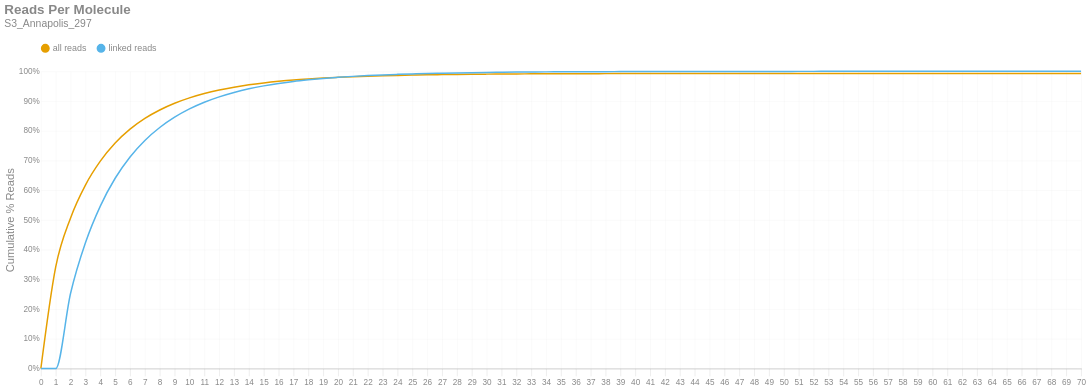

Write notebook code for a chart like this one.
### Markdown cell above
### Reads per Molecule
This chart shows the cumulative distribution of the number of reads per linked molecule. That is, how many alignments are associated with a unique molecule. This excludes the number of reads associated with invalid or absent linked-read barcodes. The `linked` histogram is the percentages recalculated when disregarding singletons.

### Code cell
if SKIPLR:
    print_html(f"Skipped")
else:
    counts = np.bincount(valids['reads'].cast(pl.Int64).to_numpy())
    weighted = counts * np.arange(len(counts))
    all_perc = weighted / n_reads
    linked_perc = weighted / n_linked_reads
    linked_perc[1] = 0
    binned_df = pl.DataFrame({
        'readsper': list(range(len(counts))),
        'all reads (cumsum)': np.cumsum(all_perc).tolist(),
        'linked reads (cumsum)': np.cumsum(linked_perc).tolist(),
    })

    with SafeRender(binned_df):
        (
            density_plot(binned_df, 'Reads Per Molecule', samplename, 'readspmol')
            .encode(
                x=alt.X('readsper:O', title=None).axis(labelAngle=0).scale(padding=0),
                y=alt.Y('value:Q', title='Cumulative % Reads').axis(format='%').stack(False),
                color=alt.Color("key:N").scale(domain=["all reads", "linked reads"]),
                tooltip=[
                    alt.Tooltip("key:N", title="Data Type"),
                    alt.Tooltip("readsper:O", title="Reads Per Molecule"),
                    alt.Tooltip("value:Q", format=".2%", title="% Reads (Cum.)")
                ]            
            )
        ).display()

### Figure 1 — Vega-Lite specification as saved in the notebook (floating-point values rounded to 4 significant figures)
{"width": "container", "height": 400, "config": {"title": {"anchor": "start", "dy": -15, "fontSize": 18, "color": "#888888", "subtitleColor": "#888888", "subtitleFontSize": 14}, "arc": {"fill": "#0072B2"}, "axis": {"domainColor": "#888888", "domainWidth": 0.5, "gridWidth": 0.2, "grid": false, "titleFontWeight": 400, "titleFontSize": 15, "labelFontSize": 11, "labelColor": "#888888", "tickColor": "#888888", "tickWidth": 0.2, "titleColor": "#888888"}, "axisBand": {"grid": false}, "axisX": {"grid": true, "tickSize": 10, "domainCap": "round"}, "axisY": {"domain": false, "grid": true, "tickSize": 0, "domainCap": "round"}, "background": "transparent", "header": {"labelFontSize": 15, "labelColor": "#888888", "titleFontSize": 15, "titleFontWeight": 600, "titleColor": "#888888"}, "legend": {"labelFont": "sans-serif", "labelFontSize": 12, "labelColor": "#888888", "symbolSize": 100, "symbolType": "circle", "titleFontSize": 12, "titlePadding": 10, "titleColor": "#888888", "title": null, "orient": "top"}, "range": {"category": ["#E69F00", "#56B4E9", "#009E73", "#F0E442", "#0072B2", "#D55E00", "#CC79A7", "#000000"], "diverging": ["#cfe8f3", "#a2d4ec", "#73bfe2", "#46abdb", "#1696d2", "#12719e"]}, "area": {"fill": "#0072B2", "fillOpacity": 0.7, "line": true, "strokeOpacity": 0.7}, "line": {"color": "#0072B2", "stroke": "#0072B2", "strokeWidth": 2}, "trail": {"color": "#0072B2", "stroke": "#0072B2", "strokeWidth": 0, "size": 1}, "point": {"filled": true, "fillOpacity": 1.0, "size": 95}, "text": {"color": "#888888", "fontSize": 11, "align": "right", "fontWeight": 400, "size": 11}, "bar": {"fill": "#0072B2", "stroke": null}, "view": {"stroke": null, "continuousWidth": 660, "continuousHeight": 400}}, "data": {"name": "data-c22074211c3255cd46e6605eb04a5a93"}, "mark": {"type": "line", "interpolate": "monotone", "point": {"opacity": 0, "size": 275}}, "encoding": {"color": {"field": "key", "scale": {"domain": ["all reads", "linked reads"]}, "type": "nominal"}, "tooltip": [{"field": "key", "title": "Data Type", "type": "nominal"}, {"field": "readsper", "title": "Reads Per Molecule", "type": "ordinal"}, {"field": "value", "format": ".2%", "title": "% Reads (Cum.)", "type": "quantitative"}], "x": {"axis": {"labelAngle": 0}, "field": "readsper", "scale": {"padding": 0}, "title": null, "type": "ordinal"}, "y": {"axis": {"format": "%"}, "field": "value", "stack": false, "title": "Cumulative % Reads", "type": "quantitative"}}, "params": [{"name": "param_c36ac31b6afebe62", "select": {"type": "point", "fields": ["key"]}, "bind": "legend"}], "title": {"text": "Reads Per Molecule", "subtitle": "S3_Annapolis_297"}, "transform": [{"fold": ["all reads (cumsum)", "linked reads (cumsum)"]}, {"calculate": "replace(datum.key, ' (cumsum)', '')", "as": "key"}, {"filter": {"param": "param_c36ac31b6afebe62"}}], "usermeta": {"embedOptions": {"downloadFileName": "S3_Annapolis_297.readspmol"}}, "$schema": "https://vega.github.io/schema/vega-lite/v6.1.0.json", "datasets": {"data-c22074211c3255cd46e6605eb04a5a93": [{"readsper": 0, "all reads (cumsum)": 0.0, "linked reads (cumsum)": 0.0}, {"readsper": 1, "all reads (cumsum)": 0.3419, "linked reads (cumsum)": 0.0}, {"readsper": 2, "all reads (cumsum)": 0.5068, "linked reads (cumsum)": 0.2533}, {"readsper": 3, "all reads (cumsum)": 0.6174, "linked reads (cumsum)": 0.4231}, {"readsper": 4, "all reads (cumsum)": 0.6978, "linked reads (cumsum)": 0.5466}, {"readsper": 5, "all reads (cumsum)": 0.7587, "linked reads (cumsum)": 0.6402}, {"readsper": 6, "all reads (cumsum)": 0.8054, "linked reads (cumsum)": 0.7119}, {"readsper": 7, "all reads (cumsum)": 0.8415, "linked reads (cumsum)": 0.7674}, {"readsper": 8, "all reads (cumsum)": 0.8699, "linked reads (cumsum)": 0.8109}, {"readsper": 9, "all reads (cumsum)": 0.8925, "linked reads (cumsum)": 0.8457}, {"readsper": 10, "all reads (cumsum)": 0.9106, "linked reads (cumsum)": 0.8735}, {"readsper": 11, "all reads (cumsum)": 0.9252, "linked reads (cumsum)": 0.8959}, {"readsper": 12, "all reads (cumsum)": 0.937, "linked reads (cumsum)": 0.9141}, {"readsper": 13, "all reads (cumsum)": 0.9467, "linked reads (cumsum)": 0.9289}, {"readsper": 14, "all reads (cumsum)": 0.9547, "linked reads (cumsum)": 0.9412}, {"readsper": 15, "all reads (cumsum)": 0.9611, "linked reads (cumsum)": 0.951}, {"readsper": 16, "all reads (cumsum)": 0.9664, "linked reads (cumsum)": 0.9593}, {"readsper": 17, "all reads (cumsum)": 0.9709, "linked reads (cumsum)": 0.9662}, {"readsper": 18, "all reads (cumsum)": 0.9744, "linked reads (cumsum)": 0.9715}, {"readsper": 19, "all reads (cumsum)": 0.9774, "linked reads (cumsum)": 0.9761}, {"readsper": 20, "all reads (cumsum)": 0.9798, "linked reads (cumsum)": 0.9797}, {"readsper": 21, "all reads (cumsum)": 0.9819, "linked reads (cumsum)": 0.983}, {"readsper": 22, "all reads (cumsum)": 0.9837, "linked reads (cumsum)": 0.9858}, {"readsper": 23, "all reads (cumsum)": 0.9852, "linked reads (cumsum)": 0.988}, {"readsper": 24, "all reads (cumsum)": 0.9863, "linked reads (cumsum)": 0.9898}, {"readsper": 25, "all reads (cumsum)": 0.9873, "linked reads (cumsum)": 0.9913}, {"readsper": 26, "all reads (cumsum)": 0.9883, "linked reads (cumsum)": 0.9928}, {"readsper": 27, "all reads (cumsum)": 0.9889, "linked reads (cumsum)": 0.9938}, {"readsper": 28, "all reads (cumsum)": 0.9896, "linked reads (cumsum)": 0.9948}, {"readsper": 29, "all reads (cumsum)": 0.9901, "linked reads (cumsum)": 0.9956}, {"readsper": 30, "all reads (cumsum)": 0.9906, "linked reads (cumsum)": 0.9963}, {"readsper": 31, "all reads (cumsum)": 0.9909, "linked reads (cumsum)": 0.9969}, {"readsper": 32, "all reads (cumsum)": 0.9913, "linked reads (cumsum)": 0.9974}, {"readsper": 33, "all reads (cumsum)": 0.9915, "linked reads (cumsum)": 0.9978}, {"readsper": 34, "all reads (cumsum)": 0.9918, "linked reads (cumsum)": 0.9982}, {"readsper": 35, "all reads (cumsum)": 0.9919, "linked reads (cumsum)": 0.9983}, {"readsper": 36, "all reads (cumsum)": 0.992, "linked reads (cumsum)": 0.9985}, {"readsper": 37, "all reads (cumsum)": 0.9921, "linked reads (cumsum)": 0.9987}, {"readsper": 38, "all reads (cumsum)": 0.9923, "linked reads (cumsum)": 0.9989}, {"readsper": 39, "all reads (cumsum)": 0.9923, "linked reads (cumsum)": 0.999}, {"readsper": 40, "all reads (cumsum)": 0.9924, "linked reads (cumsum)": 0.9991}, {"readsper": 41, "all reads (cumsum)": 0.9925, "linked reads (cumsum)": 0.9992}, {"readsper": 42, "all reads (cumsum)": 0.9925, "linked reads (cumsum)": 0.9993}, {"readsper": 43, "all reads (cumsum)": 0.9926, "linked reads (cumsum)": 0.9994}, {"readsper": 44, "all reads (cumsum)": 0.9926, "linked reads (cumsum)": 0.9994}, {"readsper": 45, "all reads (cumsum)": 0.9926, "linked reads (cumsum)": 0.9995}, {"readsper": 46, "all reads (cumsum)": 0.9927, "linked reads (cumsum)": 0.9996}, {"readsper": 47, "all reads (cumsum)": 0.9927, "linked reads (cumsum)": 0.9996}, {"readsper": 48, "all reads (cumsum)": 0.9928, "linked reads (cumsum)": 0.9997}, {"readsper": 49, "all reads (cumsum)": 0.9928, "linked reads (cumsum)": 0.9997}, {"readsper": 50, "all reads (cumsum)": 0.9928, "linked reads (cumsum)": 0.9998}, {"readsper": 51, "all reads (cumsum)": 0.9929, "linked reads (cumsum)": 0.9998}, {"readsper": 52, "all reads (cumsum)": 0.9929, "linked reads (cumsum)": 0.9999}, {"readsper": 53, "all reads (cumsum)": 0.9929, "linked reads (cumsum)": 0.9999}, {"readsper": 54, "all reads (cumsum)": 0.9929, "linked reads (cumsum)": 0.9999}, {"readsper": 55, "all reads (cumsum)": 0.9929, "linked reads (cumsum)": 0.9999}, {"readsper": 56, "all reads (cumsum)": 0.9929, "linked reads (cumsum)": 0.9999}, {"readsper": 57, "all reads (cumsum)": 0.9929, "linked reads (cumsum)": 1.0}, {"readsper": 58, "all reads (cumsum)": 0.9929, "linked reads (cumsum)": 1.0}, {"readsper": 59, "all reads (cumsum)": 0.993, "linked reads (cumsum)": 1.0}, {"readsper": 60, "all reads (cumsum)": 0.993, "linked reads (cumsum)": 1.0}, {"readsper": 61, "all reads (cumsum)": 0.993, "linked reads (cumsum)": 1.0}, {"readsper": 62, "all reads (cumsum)": 0.993, "linked reads (cumsum)": 1.0}, {"readsper": 63, "all reads (cumsum)": 0.993, "linked reads (cumsum)": 1.0}, {"readsper": 64, "all reads (cumsum)": 0.993, "linked reads (cumsum)": 1.0}, {"readsper": 65, "all reads (cumsum)": 0.993, "linked reads (cumsum)": 1.0}, {"readsper": 66, "all reads (cumsum)": 0.993, "linked reads (cumsum)": 1.0}, {"readsper": 67, "all reads (cumsum)": 0.993, "linked reads (cumsum)": 1.0}, {"readsper": 68, "all reads (cumsum)": 0.993, "linked reads (cumsum)": 1.0}, {"readsper": 69, "all reads (cumsum)": 0.993, "linked reads (cumsum)": 1.0}, {"readsper": 70, "all reads (cumsum)": 0.993, "linked reads (cumsum)": 1.0}]}}
